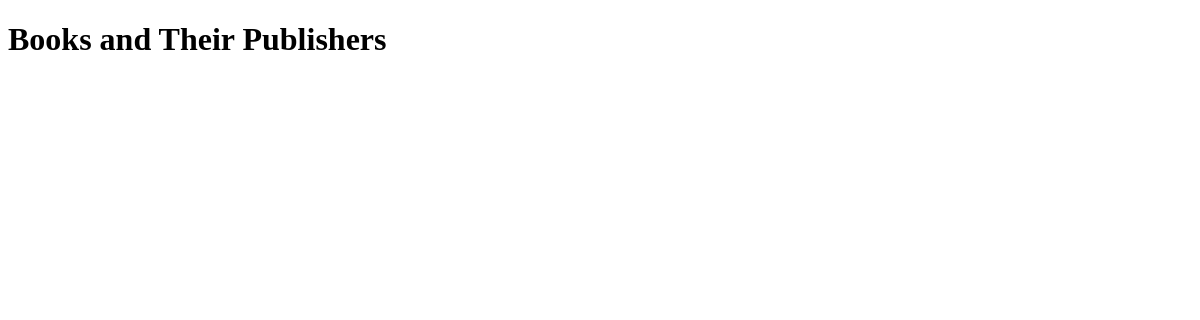
Before: /books/publisher/ with the older database file.
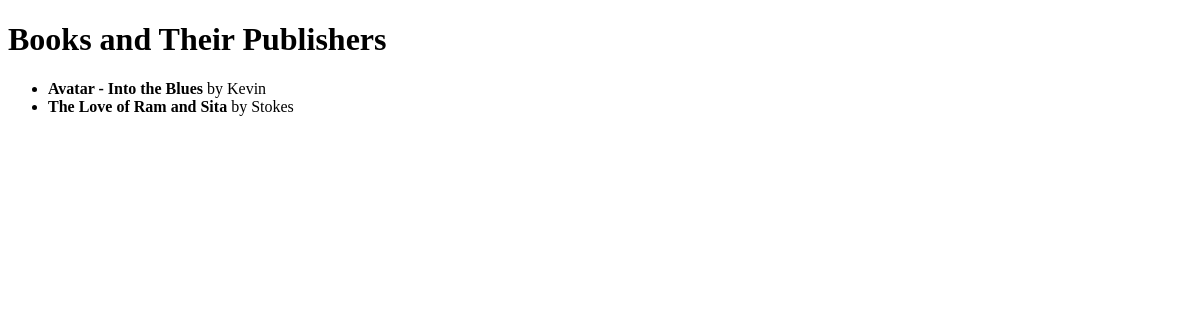
After: the same page with the newer database file.
### myapp/models.py (models this page shows)
class Book(models.Model):
    title = models.CharField(max_length=100)
    publisher = models.ForeignKey(Publisher, on_delete=models.CASCADE)
    authors = models.ManyToManyField(Author)
    published_date = models.DateField(null=True)
    genre = models.CharField(max_length=50, null=True, blank=True)

class Publisher(models.Model):
    name = models.CharField(max_length=100)

### myapp/views.py (the view)
# urls.py: path('books/publisher/', views.book_list_with_publisher, name='book_list_with_publisher'),
def book_list_with_publisher(request):
    books = Book.objects.select_related('publisher').all()
    return render(request, 'books/book_list_with_publisher.html', {'books': books})

### templates/books/book_list_with_publisher.html (shortened to what this page needs)
<!DOCTYPE html>
<html>
<head>
</head>
<body>
    <h1>Books and Their Publishers</h1>
    <ul>
        {% for book in books %}
            <li>
                <strong>{{ book.title }}</strong> by {{ book.publisher.name }}
            </li>
        {% endfor %}
    </ul>
</body>
</html>

Changed rows visible on the page:
added Book: title "Avatar - Into the Blues", publisher.name "Kevin"
added Book: title "The Love of Ram and Sita", publisher.name "Stokes"
